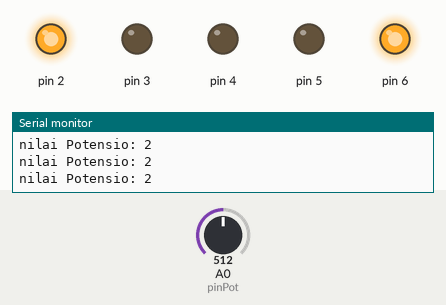
Simulated run of this sketch. Board: Arduino Uno, built with avr-gcc and run on an emulated ATmega328P. On the bench: output pins drawn as LEDs (lit = HIGH), the last lines printed to the serial monitor. The test bench sets the inputs (shaded band); at power-on: A0 (pinPot) = 512.

Above: at 1.2 s.
1.3 s: A0 (pinPot) set to 603
4.3 s: A0 (pinPot) set to 632
At 5.5 s:
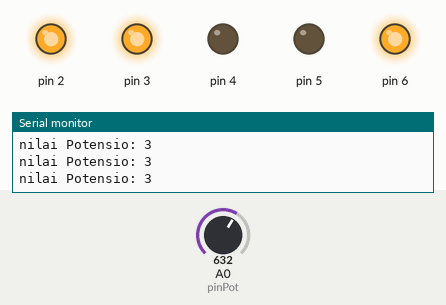
5.8 s: A0 (pinPot) set to 800
8.8 s: A0 (pinPot) set to 830
At 9.8 s:
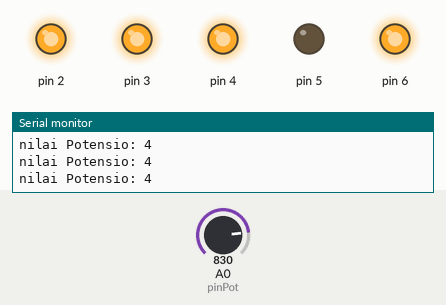
10.3 s: A0 (pinPot) set to 1009
13.3 s: A0 (pinPot) set to 1023
At 14.6 s:
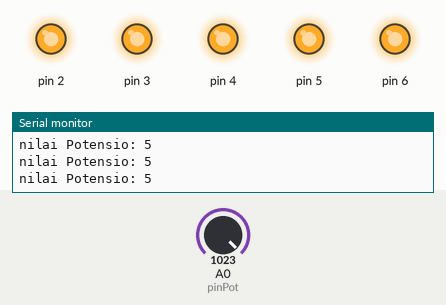
Timing chart, 0 to 15.8 s (numbered marks = the images above; inputs shaded):
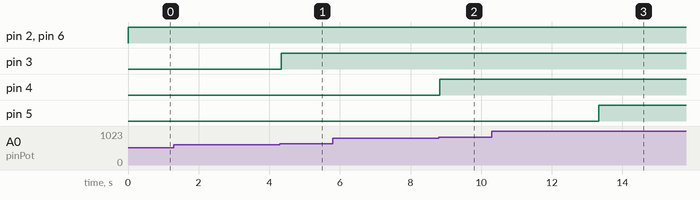

Measured:
- the behaviour switches between 613 and 614 on A0 (pinPot) (found by bisection; images 0 and 1)
- the behaviour switches between 818 and 819 on A0 (pinPot) (found by bisection; images 1 and 2)
- the behaviour switches between 1022 and 1023 on A0 (pinPot) (found by bisection; images 2 and 3)
- after the input at 4.3 s, pin 3: LOW → HIGH at once
- after the input at 8.8 s, pin 4: LOW → HIGH at once
- after the input at 13.3 s, pin 5: LOW → HIGH at once

The sketch:

lampu_bagus5.ino
```cpp
// C++ code
//
int led = 5;
int pinPot = A0;
int nilaiPot = 0;

void setup()
{
  pinMode(6, OUTPUT);
  pinMode(2, OUTPUT);
  pinMode(3, OUTPUT);
  pinMode(4, OUTPUT);
  pinMode(5, OUTPUT);
  Serial.begin(9600);
}

void loop()
{
  nilaiPot = analogRead(pinPot);
  nilaiPot = map(nilaiPot, 0, 1023, 0, 5);
  Serial.print("nilai Potensio: ");Serial.println(nilaiPot);
  if (nilaiPot >=1)
  {
    digitalWrite(6, HIGH);
  }else digitalWrite(6, LOW);
    if (nilaiPot >=2)
    {
    digitalWrite(2, HIGH);
    }else digitalWrite(2, LOW);
      if (nilaiPot >=3)
    {
    digitalWrite(3, HIGH);
    }else digitalWrite(3, LOW);
    if (nilaiPot >=4)
    {
    digitalWrite(4, HIGH);
    }else digitalWrite(4, LOW);
    if (nilaiPot >=5)
    {
    digitalWrite(5, HIGH);
    }else digitalWrite(5, LOW);
}
```
